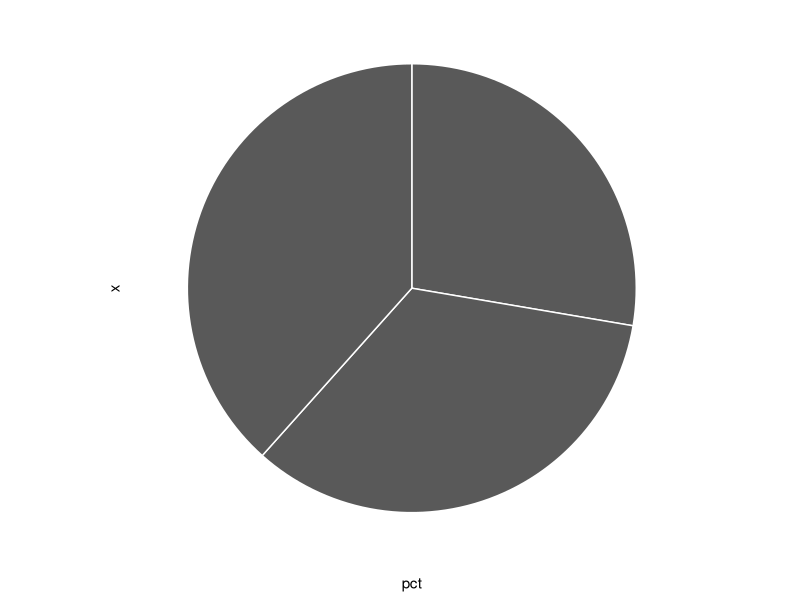

This figure's R source:
# Updated:  20230123
# Author:   Andrew Kleist

# packages, working directory
setwd("~/Desktop/Volkman_Lab/BABU_VOLKMAN/CHEMOKINE_PRJ/Data/chemokine_gpcr_ms/")
library(tidyverse)

################################################################################

# data <- read_csv("05_integrate/output/RIN_CONS_CLASS.csv") %>%
#   filter(file != "6meo") %>%
#   select(source_gnccn, target_gnccn, dom1, dom2) %>%
#   unique()

data <- read_csv("05_integrate/output/RIN_CONS_CLASS.csv") %>%
  filter(no_pdb == 1) %>%
  filter(all_para_ck < 0.5) %>%
  filter(all_para_ckr < 0.5) %>%
  filter(file != "6meo") %>%
  filter(file != "ngo") %>%
  
  select(source_gnccn, target_gnccn, dom1, dom2) %>%
  unique() # 176 contacts (of 478 unique contacts = 37%)

data <- data %>%
  mutate(str_unstr_ck = case_when(
    dom1 == "NTc" ~ "unstr",
    dom1 != "NTc" ~ "str",
  )) %>% mutate(str_unstr_ckr = case_when(
    dom2 == "NTr" ~ "unstr",
    dom2 != "NTr" ~ "str",
  )) %>% count(str_unstr_ck, str_unstr_ckr) 

data <- data %>%
  unite(col = type, c(str_unstr_ck, str_unstr_ckr), sep = "_")

data <- data %>% mutate(pct = n / sum(n))

data %>%
  ggplot(aes(x = "", y= pct)) +
  geom_bar(width = 0.5,size = 0.5, stat="identity", color = "white") +
  coord_polar("y") +
  theme_classic() +
  theme(axis.line = element_blank(),
        axis.text = element_blank(),
        axis.ticks = element_blank()) 

  
